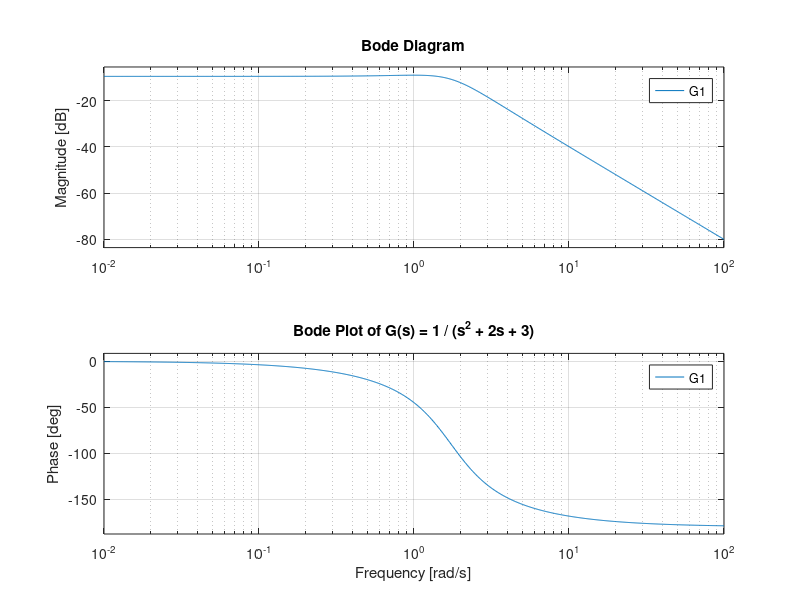
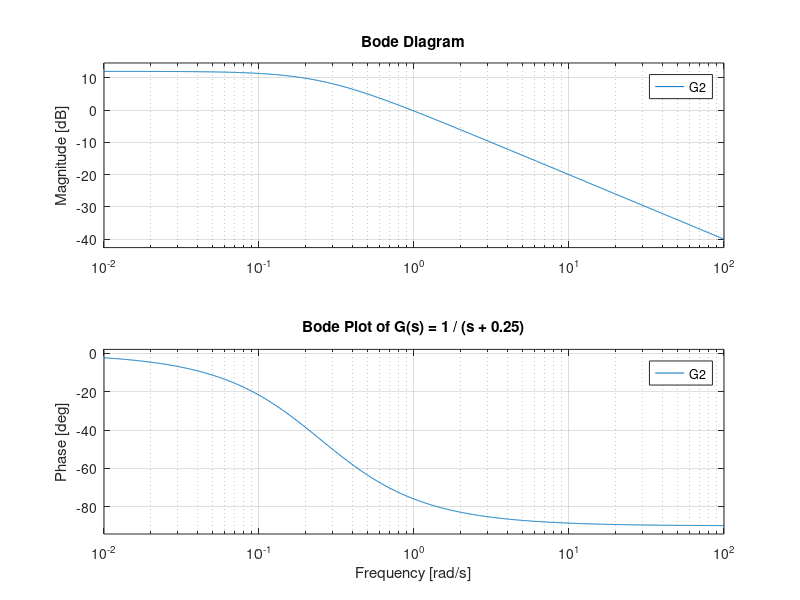
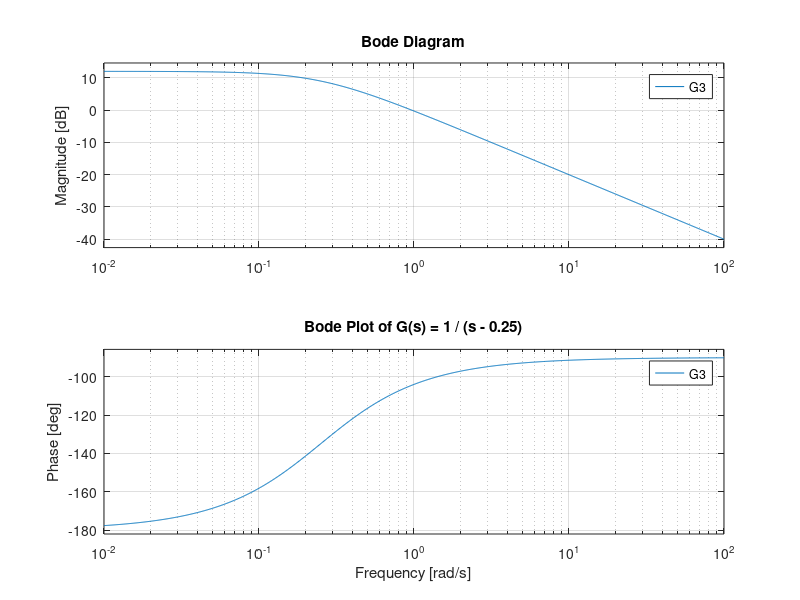
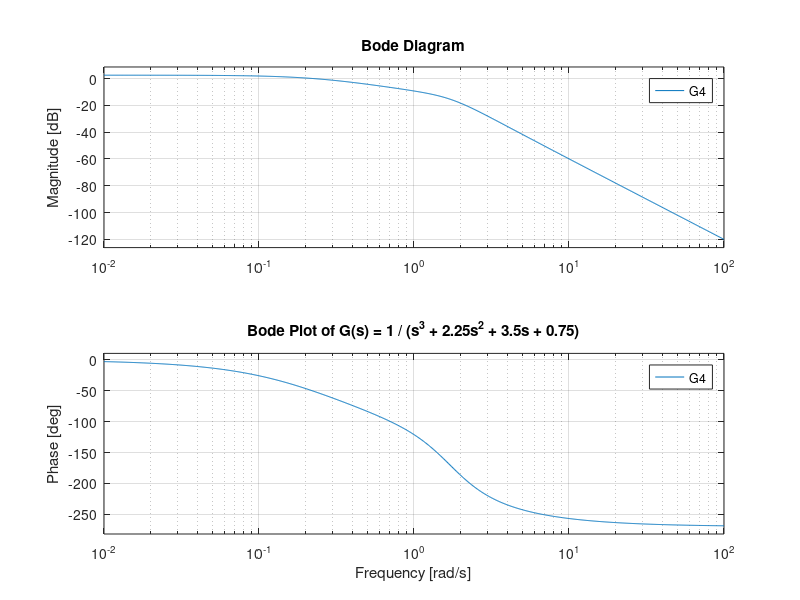

Write the MATLAB code that produced these figures, in order.
% Define the transfer functions
G1 = tf([1], [1 2 3]);
G2 = tf([1], [1 0.25]);
G3 = tf([1], [1 -0.25]);
G4 = tf([1], [1 2.25 3.5 0.75]);

% Define frequency range for Bode plot
omega = logspace(-2, 2, 1000); % from 0.01 to 100 rad/s

% Bode plot for G1
figure;
bode(G1, omega);
title('Bode Plot of G(s) = 1 / (s^2 + 2s + 3)');
grid on;

% Bode plot for G2
figure;
bode(G2, omega);
title('Bode Plot of G(s) = 1 / (s + 0.25)');
grid on;

% Bode plot for G3
figure;
bode(G3, omega);
title('Bode Plot of G(s) = 1 / (s - 0.25)');
grid on;

% Bode plot for G4
figure;
bode(G4, omega);
title('Bode Plot of G(s) = 1 / (s^3 + 2.25s^2 + 3.5s + 0.75)');
grid on;

% Define closed-loop transfer functions with unity feedback
G1_cl = feedback(G1, 1);
G2_cl = feedback(G2, 1);
G3_cl = feedback(G3, 1);
G4_cl = feedback(G4, 1);

%% Script to print the poles of the transfer functions
disp('Poles of the transfer functions:');
disp('---------------------------------');
disp('G1 (open-loop):');
disp(pole(G1));

disp('G1 (closed-loop):');
disp(pole(G1_cl));

disp('G2 (open-loop):');
disp(pole(G2));

disp('G2 (closed-loop):');
disp(pole(G2_cl));

disp('G3 (open-loop):');
disp(pole(G3));

disp('G3 (closed-loop):');
disp(pole(G3_cl));

disp('G4 (open-loop):');
disp(pole(G4));

disp('G4 (closed-loop):');
disp(pole(G4_cl));

%% Script to plot the poles of the transfer functions
% Unit step response for G1 (open-loop)
figure;
step(G1);
title('Unit Step Response of Open-Loop G(s) = 1 / (s^2 + 2s + 3)');
grid on;

% Unit step response for G1_cl (closed-loop)
figure;
step(G1_cl);
title('Unit Step Response of Closed-Loop G(s) = 1 / (s^2 + 2s + 3)');
grid on;

% Unit step response for G2 (open-loop)
figure;
step(G2);
title('Unit Step Response of Open-Loop G(s) = 1 / (s + 0.25)');
grid on;

% Unit step response for G2_cl (closed-loop)
figure;
step(G2_cl);
title('Unit Step Response of Closed-Loop G(s) = 1 / (s + 0.25)');
grid on;

% Unit step response for G3 (open-loop)
figure;
step(G3);
title('Unit Step Response of Open-Loop G(s) = 1 / (s - 0.25)');
grid on;

% Unit step response for G3_cl (closed-loop)
figure;
step(G3_cl);
title('Unit Step Response of Closed-Loop G(s) = 1 / (s - 0.25)');
grid on;

% Unit step response for G4 (open-loop)
figure;
step(G4);
title('Unit Step Response of Open-Loop G(s) = 1 / (s^3 + 2.25s^2 + 3.5s + 0.75)');
grid on;

% Unit step response for G4_cl (closed-loop)
figure;
step(G4_cl);
title('Unit Step Response of Closed-Loop G(s) = 1 / (s^3 + 2.25s^2 + 3.5s + 0.75)');
grid on;
